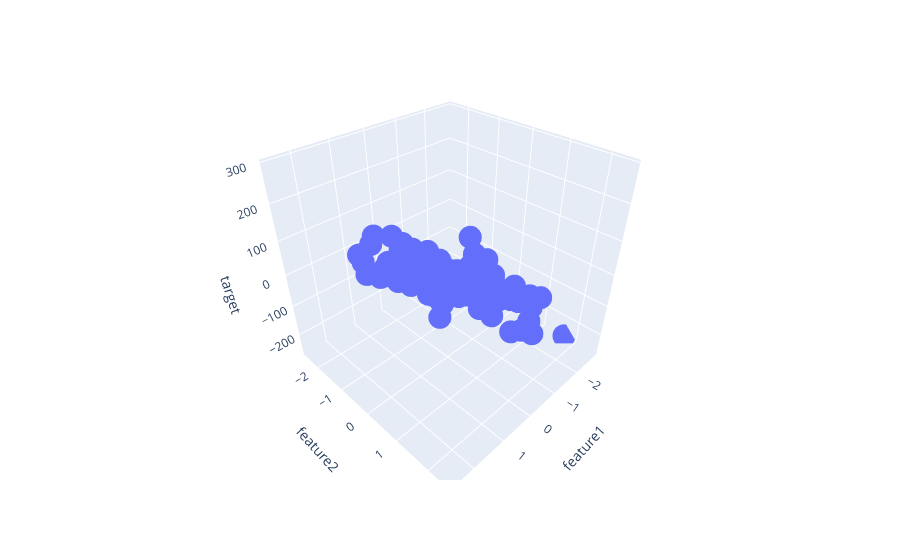

Here is the notebook cell this chart was saved with:
### Code cell
fig = px.scatter_3d(df, x='feature1', y='feature2', z='target')

fig.show()
